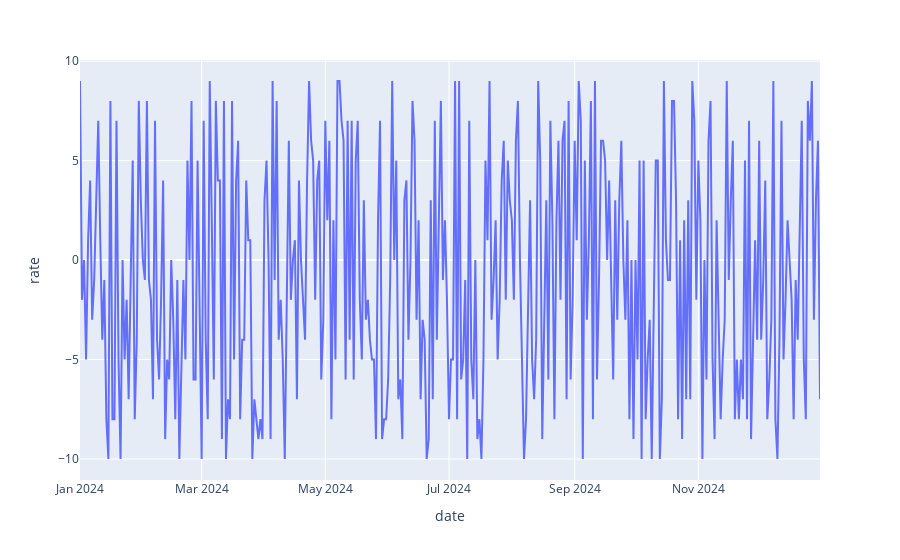

The code cell stored with this chart in its notebook:
### Code cell
import plotly.express as px

fig = px.line(df, x='date', y='rate')
fig.show()

### Figure 1 — Plotly figure (JSON) as saved in the notebook; plotly's stock layout.template omitted (floating-point values rounded to 4 significant figures; data arrays with more than 128 entries replaced by an {"elided": "..."} marker saying what was removed)
{"data": [{"hovertemplate": "date=%{x}<br>rate=%{y}<extra></extra>", "legendgroup": "", "line": {"color": "#636efa", "dash": "solid"}, "marker": {"symbol": "circle"}, "mode": "lines", "name": "", "orientation": "v", "showlegend": false, "type": "scatter", "x": {"elided": "366 str values"}, "xaxis": "x", "y": {"elided": "366 int values"}, "yaxis": "y"}], "layout": {"legend": {"tracegroupgap": 0}, "margin": {"t": 60}, "xaxis": {"anchor": "y", "domain": [0, 1], "title": {"text": "date"}}, "yaxis": {"anchor": "x", "domain": [0, 1], "title": {"text": "rate"}}}}
